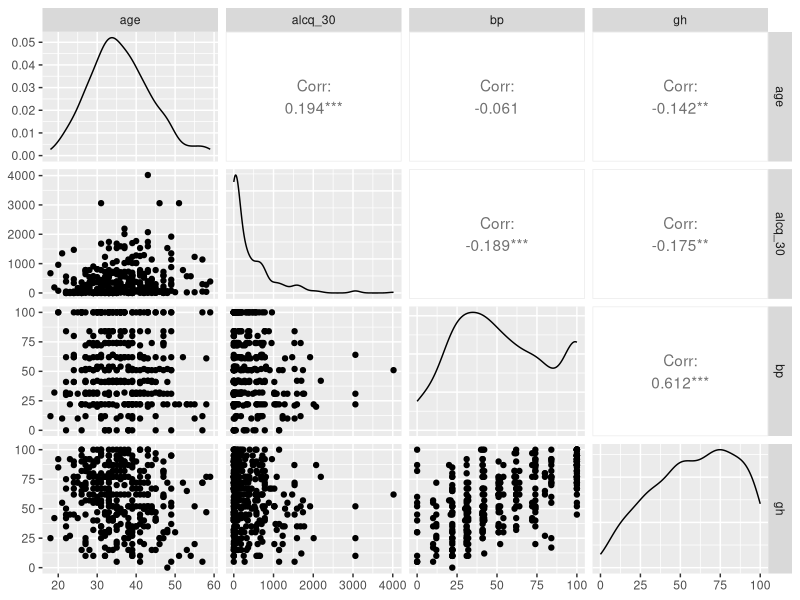

Here is the R script that generated this plot: (Note: this script raises an error after producing the figure.)
## ---- chunk 1
knitr::opts_chunk$set(message=FALSE, warning=FALSE, fig.height=5, fig.width=8, 
                      fig.align = "center")
## ---- chunk 2
library(tidyverse)
library(GGally)
library(glmnet)
library(survival)
library(survminer)
## ---- chunk 3
data<-read.csv("HELPdata.csv")
#only permit columns with less than 10% missing values
num.permissible.na.values<-round(dim(data)[1]/10)

data_filter<-data[,colSums(is.na(data))<num.permissible.na.values]

data_filter %>% select(age, alcq_30, bp, gh) %>% ggpairs()
## ---- chunk 4
simple_surv<-survfit(Surv(dayslink, linkstatus)~group, data=data_filter)

p1<-survminer::ggsurvplot(simple_surv, censor=TRUE)+ggtitle("K-M curves of treat vs response")
p2<-survminer::ggsurvplot(simple_surv, censor=TRUE, fun="cloglog")+ggtitle("PH diagnostic plot")
arrange_ggsurvplots(list(p1, p2), ncol=2, nrow=1)
